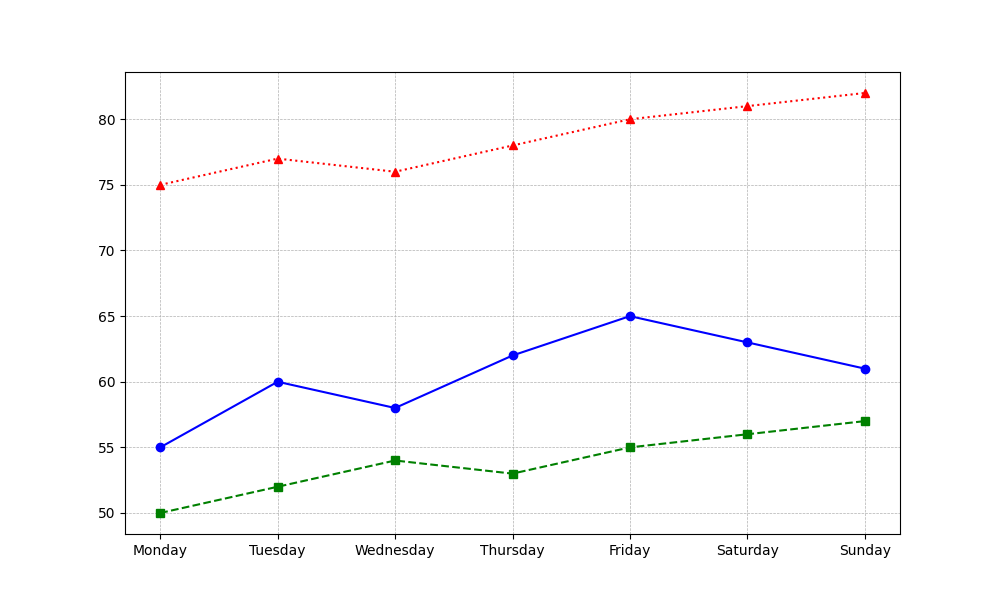

Here is the Python script that generated this plot:
import matplotlib.pyplot as plt
import numpy as np

# Days of the week
days = ["Monday", "Tuesday", "Wednesday", "Thursday", "Friday", "Saturday", "Sunday"]

# Temperature data for three cities
new_york_temp = [55, 60, 58, 62, 65, 63, 61]
san_francisco_temp = [50, 52, 54, 53, 55, 56, 57]
miami_temp = [75, 77, 76, 78, 80, 81, 82]

fig, ax = plt.subplots(figsize=(10, 6))

# Plot the temperature data
ax.plot(days, new_york_temp, marker='o', linestyle='-', color='b')
ax.plot(days, san_francisco_temp, marker='s', linestyle='--', color='g')
ax.plot(days, miami_temp, marker='^', linestyle=':', color='r')

# Add a grid for better readability
plt.grid(True, which='both', linestyle='--', linewidth=0.5)

# Remove tight_layout since there's no text to prevent overlap
# plt.tight_layout()  # Not necessary anymore

# Display the plot
plt.show()
